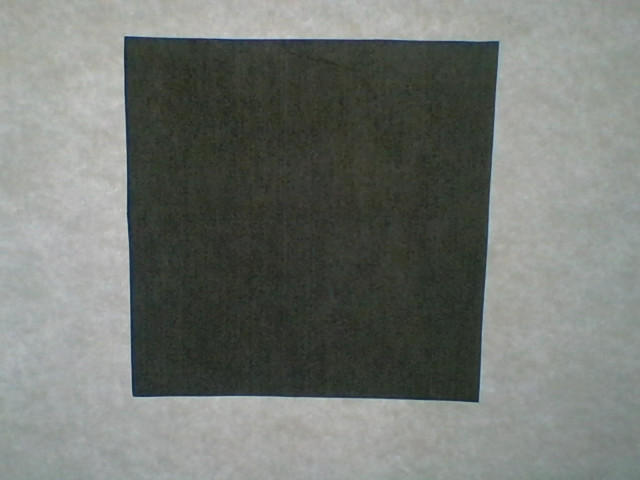
#> input picture foto.jpg, 640 x 480 px, given in place of the camera
$ python tomarfoto2.py   (older library calls are emulated)
#> lines starting #> are read from the running program, lines starting #| are printed output that depends on the picture; after the words box and inside, x2 and y2 are one past the last pixel; in counts of white or black regions, pixels touching at a corner belong together; long printed decimals are rounded
import cv2

cap = cv2.VideoCapture(0)

leido, frame = cap.read()
#> frame is the input picture: shape (480, 640, 3); mean B, G, R 113.3, 118.3, 114.2

if leido == True:
	cv2.imwrite("foto.png", frame)
	print("Foto tomada correctamente")
else:
	print("Error al acceder a la cámara")

"""
	Finalmente liberamos o soltamos la cámara
"""
cap.release()
image = cv2.imread('foto.png')
gray = cv2.cvtColor(image, cv2.COLOR_BGR2GRAY)
canny = cv2.Canny(gray, 10, 150)
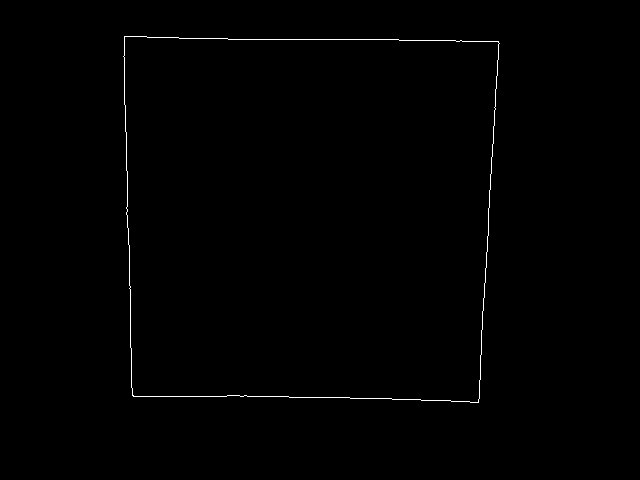
#> canny: shape (480, 640); 0.47% white in thin lines or dots, all inside (x1, y1, x2, y2) = (123, 36, 500, 403)
canny = cv2.dilate(canny, None, iterations=1)
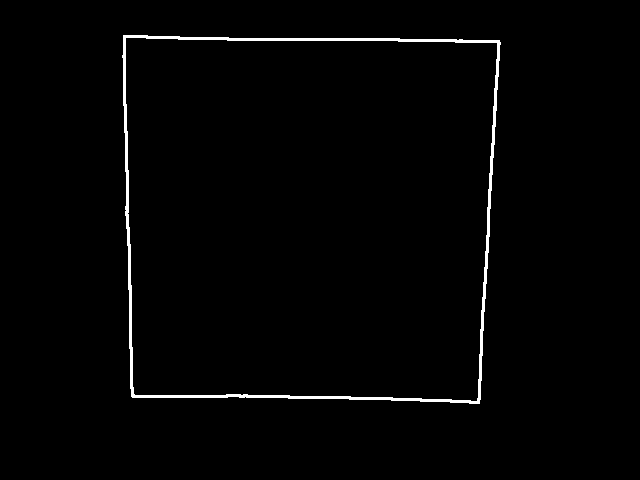
#> canny: shape (480, 640); 1.4% white; 1 white region, box (x1, y1, x2, y2) and area: (122, 35, 501, 404) 4433
canny = cv2.erode(canny, None, iterations=1)
#_, th = cv2.threshold(gray, 10, 255, cv2.THRESH_BINARY)
#_,cnts,_ = cv2.findContours(canny, cv2.RETR_EXTERNAL, cv2.CHAIN_APPROX_SIMPLE)# OpenCV 3
cnts,_ = cv2.findContours(canny, cv2.RETR_EXTERNAL, cv2.CHAIN_APPROX_SIMPLE)# OpenCV 4
#> cnts = 1 contour; box (x1, y1, x2, y2) and area: (123, 36, 500, 403) 129297
#cv2.drawContours(image, cnts, -1, (0,255,0), 2)

for c in cnts:
  epsilon = 0.01*cv2.arcLength(c,True)
  approx = cv2.approxPolyDP(c,epsilon,True)
  #print(len(approx))
  x,y,w,h = cv2.boundingRect(approx)

  if len(approx)==3:
    cv2.putText(image,'Triangulo', (x,y-5),1,1.5,(0,255,0),2)

  if len(approx)==4:
    aspect_ratio = float(w)/h
    print('aspect_ratio= ', aspect_ratio)
    if aspect_ratio == 1:
      cv2.putText(image,'Cuadrado', (x,y-5),1,1.5,(0,255,0),2)
    else:
      cv2.putText(image,'Rectangulo', (x,y-5),1,1.5,(0,255,0),2)

  cv2.drawContours(image, [approx], 0, (0,255,0),2)
  cv2.imshow('image',image)
  cv2.waitKey(0)
#> this loop made 1 pass
#> (epsilon, approx, x, y, w, h, aspect_ratio) on pass 1: (14.62, [[124, 36], [132, 395], [478, 402], [498, 41]], 124, 36, 375, 367, 1.02)
#| aspect_ratio=  1.022
#> pass 1, `cv2.imshow('image',image)`:
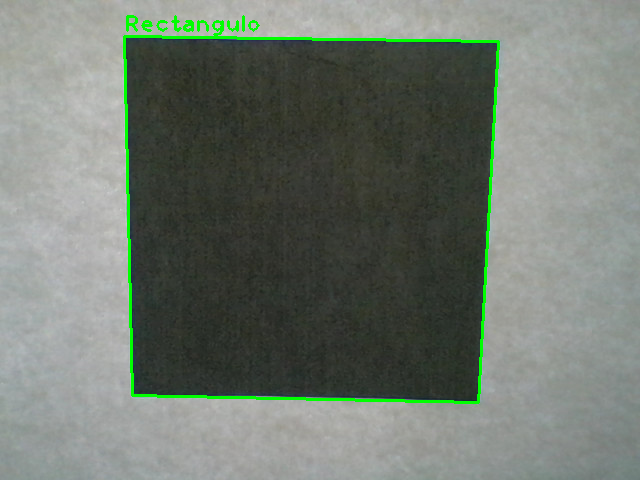
#> window 'image': shape (480, 640, 3); mean B, G, R 111, 120.4, 112.1

$ run again, on Objeto2.png
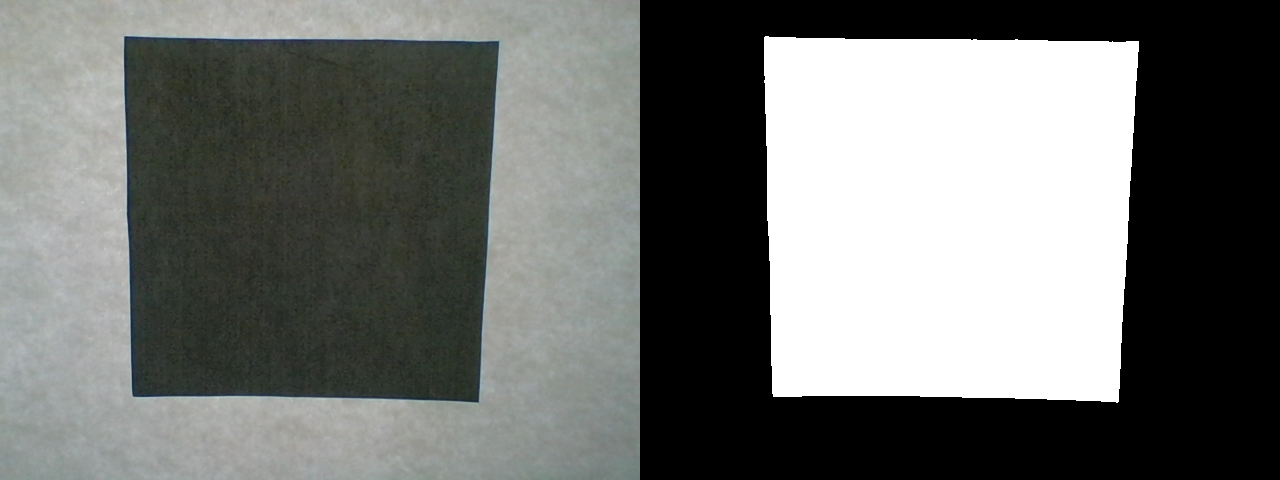
#> input picture Objeto2.png, 1280 x 480 px, given in place of the camera
#> frame is the input picture: shape (480, 1280, 3); mean B, G, R 110.2, 112.9, 110.6
#> `canny = cv2.erode(canny, None, iterations=1)`:
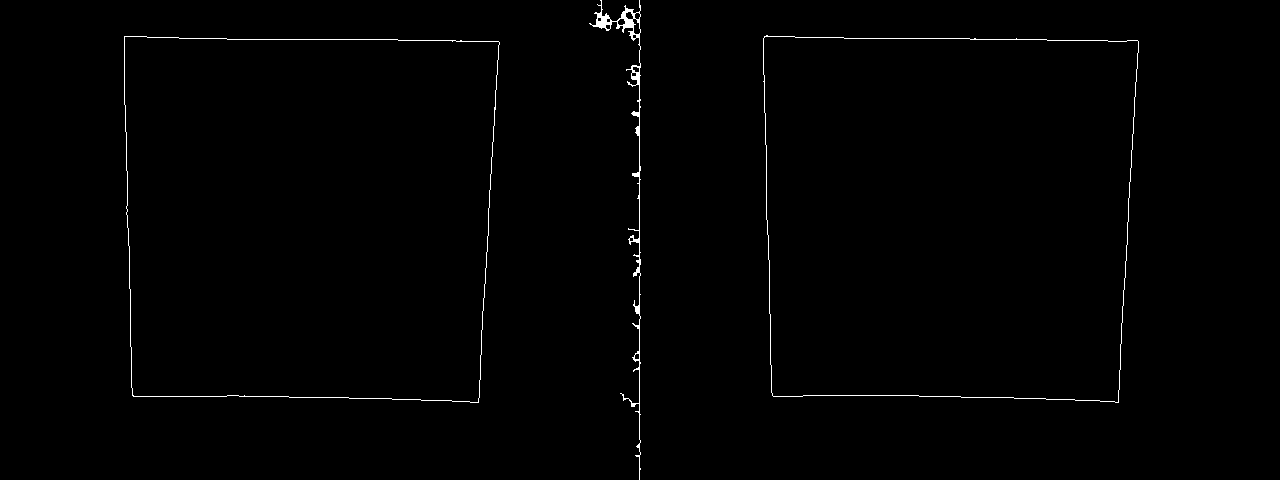
#> canny: shape (480, 1280); 0.71% white in thin lines or dots, all inside (x1, y1, x2, y2) = (124, 0, 1139, 480)
#> cnts = 3 contours; box (x1, y1, x2, y2) and area: (124, 36, 500, 403) 129299, (763, 35, 1139, 403) 129271, (589, 0, 641, 480) 1070
#> the loop `for c in cnts:` made 3 passes
#> (epsilon, approx, x, y, w, h, aspect_ratio) on passes 1 to 2: (14.61, [[124, 36], [132, 395], [478, 402], [499, 42]], 124, 36, 376, 367, 1.02), (14.62, [[764, 36], [772, 395], [1118, 402], [1138, 41]], 764, 36, 375, 367, 1.02)
#> (printed output is left out)
#> after the loop `for c in cnts:`:
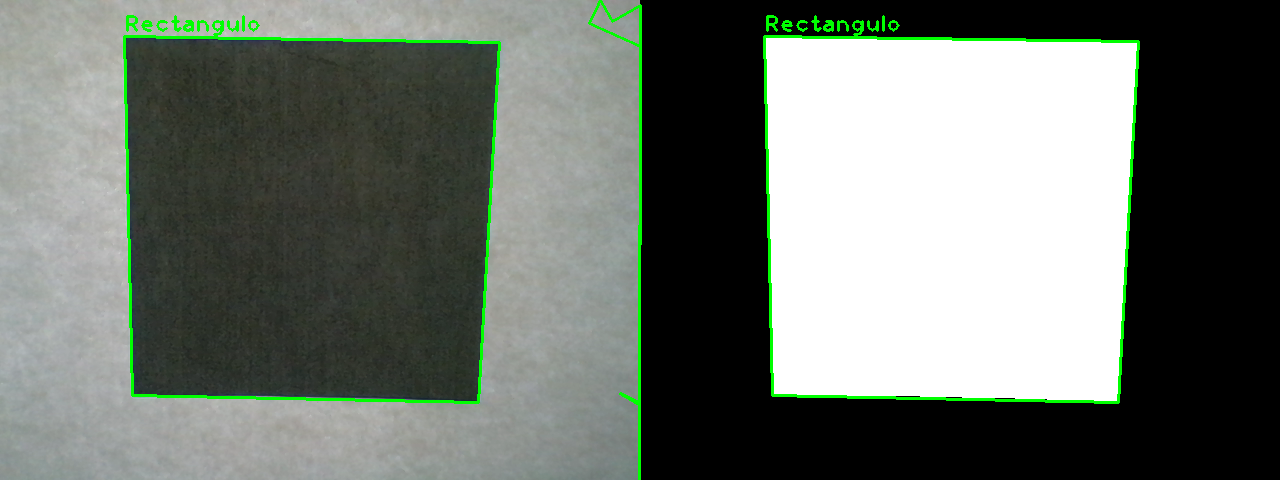
#> image: shape (480, 1280, 3); 1.97% of pixels changed, all inside (x1, y1, x2, y2) = (123, 0, 1140, 480)
